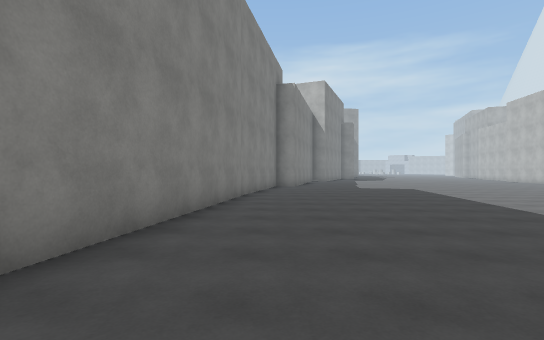
[1] (above)

17 first-person views from a walk through a 3-D level made in the Unity game engine. The camera is 1.5 m above the floor, looks level and sees 85° across. The floor is counted in squares, 2 m on a side. Each view is taken from the middle of a square. On the plan, view 1 faces up. The plan holds only what a view shows up to about 10 squares ahead; the rest is blank. The place goes on beyond the plan. The player character is not drawn. Surface patterns are stand-ins for the level's own textures.

[2]
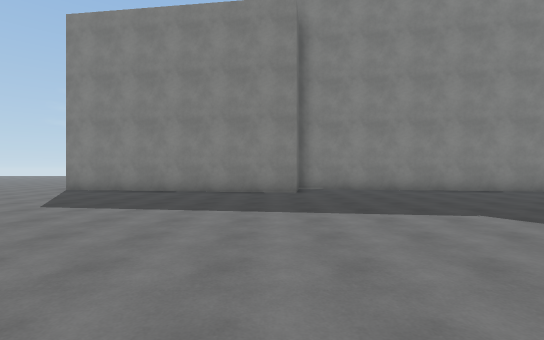

[3]
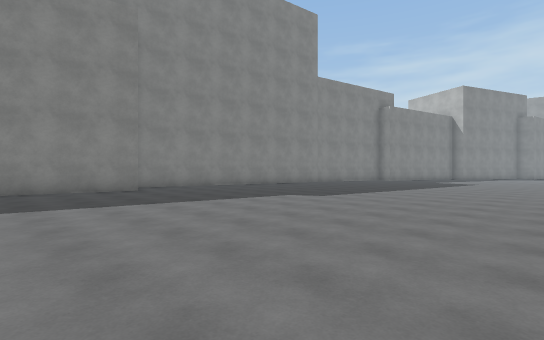

[4]
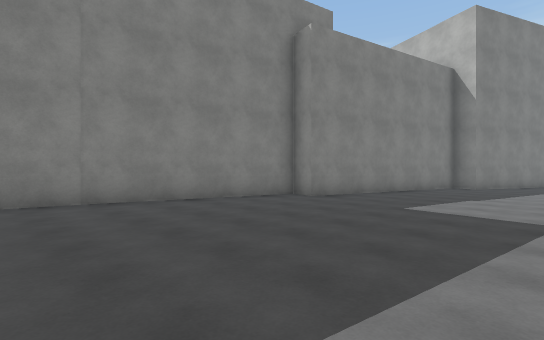

[5]
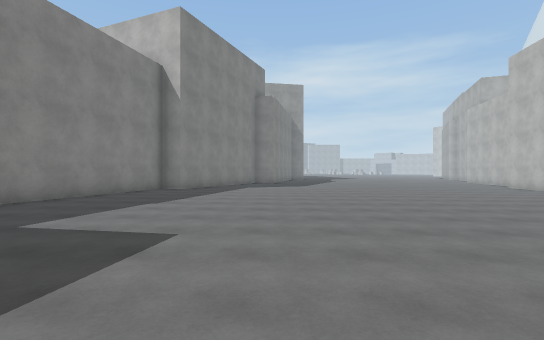

[6]
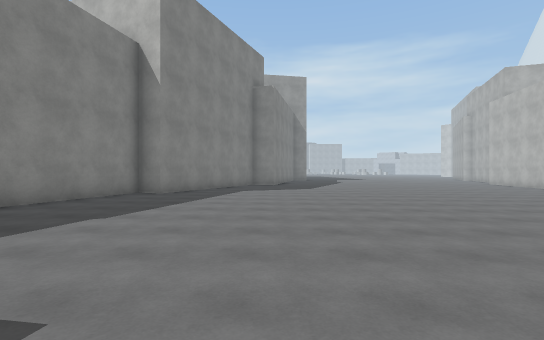

[7]
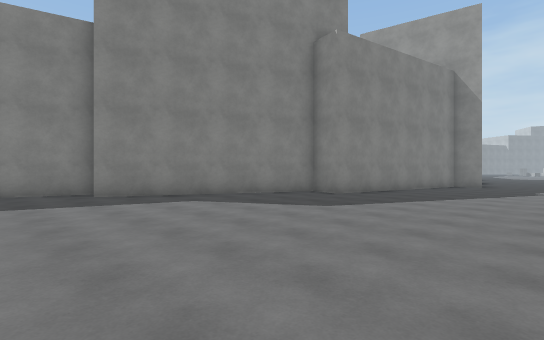

[8]
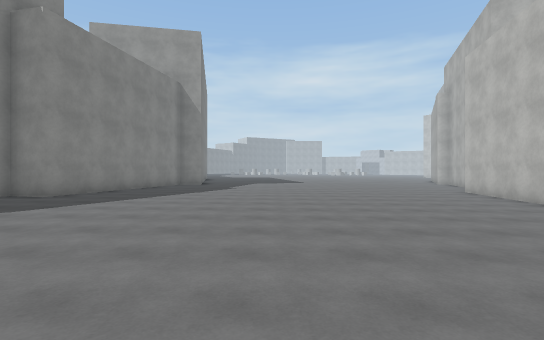

[9]
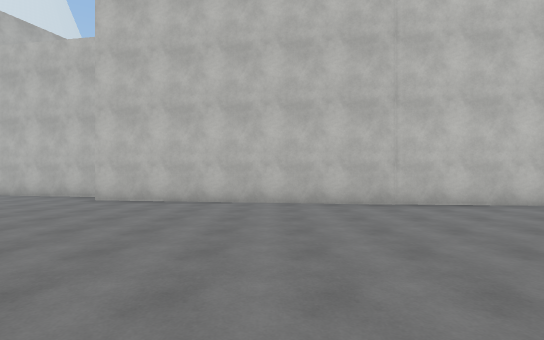

[10]
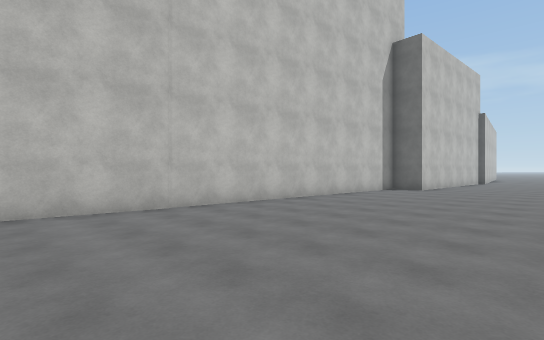

[11]
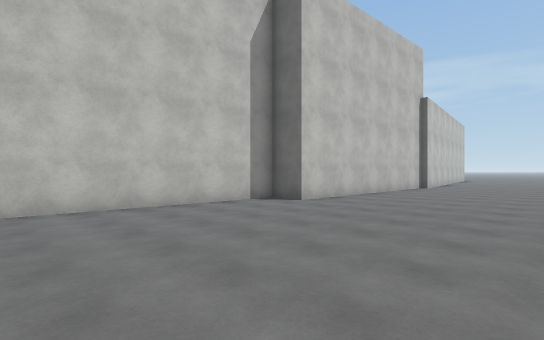

[12]
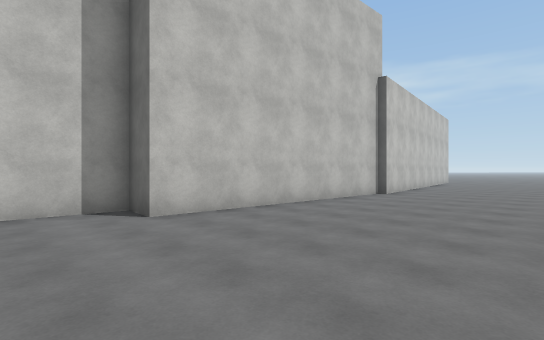

[13]
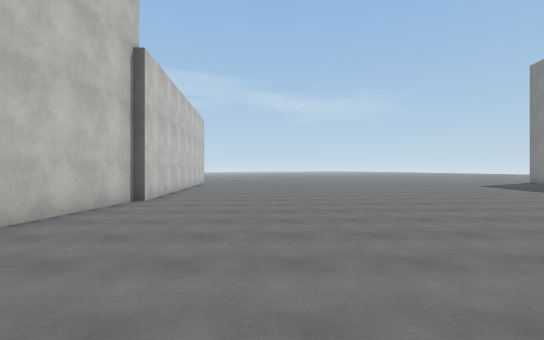

[14]
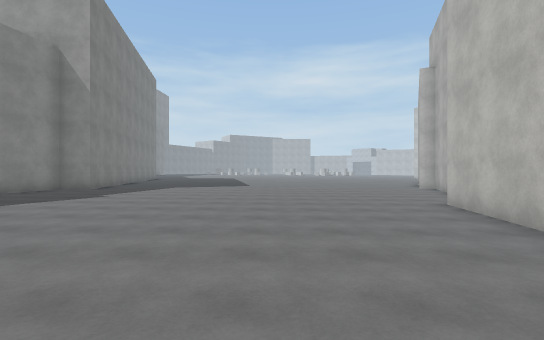

[15]
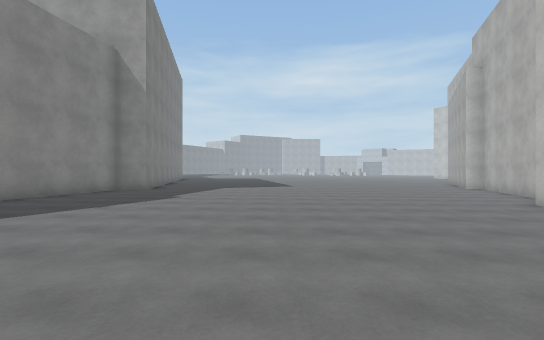

[16]
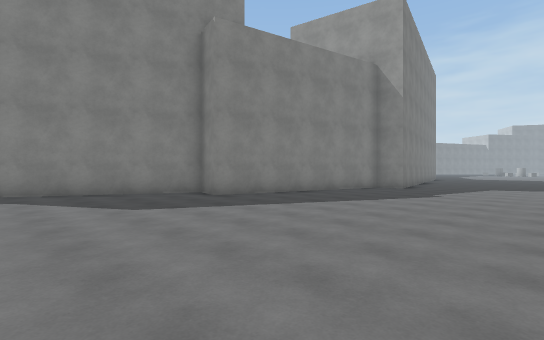

[17]
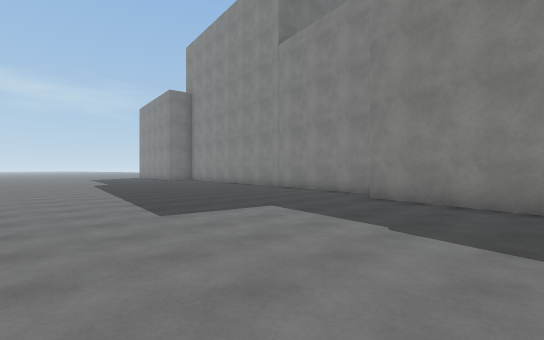

### Floor plan
Points are (right, up) in squares from view 1. A wall is a line through its corners. A room is listed if a view was taken in it or the views show most of it. See-through windows are left out.
Room 1 (views 1, 2, 3, 4, 5, 6, 7, 8, 9, 10, 11, 12, 13, 14, 15, 16, 17)
walls: (-0.1, 13.7) (-2, 1.4); (14.5, -1.5) (15, 5.9) (16.1, 5.9) (17.6, 22.8); (19, 23.3) (20, 28.8); (-0.9, -1.2) (-1.6, -6.5); (14.4, -3.9) (14.2, -1.5); (-2.1, -1.1) (-1.3, -1.2); (8.5, 32.1) (7.1, 25.7) (6, 25.9) (3.6, 20.1) (2.8, 20.4) (1, 13.5) (0.2, 13.7); (21.5, 30.4) (22, 32)

Where each view was taken, in squares from view 1:
view 1: 0 up, 0 right, facing up
view 2: 2 down, 8 right, facing left
view 3: 5 down, 9 right, facing up-left
view 4: 7 up, 6 right, facing up-left
view 5: 9 up, 7 right, facing up
view 6: 11 up, 7 right, facing up
view 7: 18 up, 12 right, facing up-left
view 8: 18 up, 13 right, facing up
view 9: 18 up, 10 right, facing right
view 10: 18 up, 11 right, facing down-right
view 11: 12 up, 10 right, facing down-right
view 12: 8 up, 10 right, facing down-right
view 13: 6 up, 11 right, facing down
view 14: 22 up, 16 right, facing up
view 15: 22 up, 14 right, facing up
view 16: 21 up, 14 right, facing up-left
view 17: 17 up, 8 right, facing down-left
